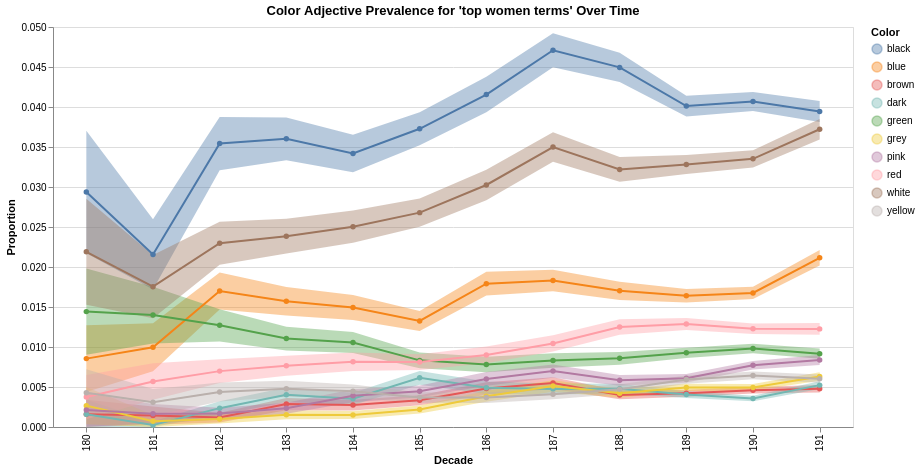

The notebook cell saved with this chart:
### Code cell
visualize_color_distribution(merged_no_dupe, terms=[word.replace("term_", "") for word in f_terms], title="top women terms")

### Figure 1 — Vega-Lite specification as saved in the notebook (floating-point values rounded to 4 significant figures)
{"config": {"view": {"continuousWidth": 300, "continuousHeight": 300}}, "layer": [{"mark": {"type": "area", "opacity": 0.2}, "encoding": {"color": {"field": "adjectives_fashion", "title": "Color", "type": "nominal"}, "opacity": {"condition": {"param": "param_4aae3af321721c6f", "value": 0.4}, "value": 0.1}, "x": {"field": "decade", "sort": [180, 181, 182, 183, 184, 185, 186, 187, 188, 189, 190, 191], "title": "Decade", "type": "ordinal"}, "y": {"field": "ci_low", "type": "quantitative"}, "y2": {"field": "ci_high"}}}, {"mark": {"type": "line", "point": true}, "encoding": {"color": {"field": "adjectives_fashion", "title": "Color", "type": "nominal"}, "opacity": {"condition": {"param": "param_4aae3af321721c6f", "value": 1}, "value": 0.2}, "tooltip": [{"field": "decade", "type": "ordinal"}, {"field": "adjectives_fashion", "type": "nominal"}, {"field": "proportion", "type": "quantitative"}, {"field": "ci_low", "type": "quantitative"}, {"field": "ci_high", "type": "quantitative"}], "x": {"field": "decade", "sort": [180, 181, 182, 183, 184, 185, 186, 187, 188, 189, 190, 191], "title": "Decade", "type": "ordinal"}, "y": {"field": "proportion", "title": "Proportion", "type": "quantitative"}}, "name": "view_b2ddb4c2f15db9a5_1", "title": "Color Adjective Prevalence for 'top women terms' Over Time"}], "data": {"name": "data-faa72bebb03e1eb9bfa5027f6479d8ea"}, "height": 400, "params": [{"name": "param_4aae3af321721c6f", "select": {"type": "point", "fields": ["adjectives_fashion"], "nearest": true, "on": "click", "resolve": "global"}, "bind": "legend", "views": ["view_b2ddb4c2f15db9a5_1"]}], "width": 800, "$schema": "https://vega.github.io/schema/vega-lite/v6.1.0.json", "datasets": {"data-faa72bebb03e1eb9bfa5027f6479d8ea": [{"decade": 180.0, "adjectives_fashion": "black", "count": 55, "total": 1872, "proportion": 0.02938, "ci_low": 0.02173, "ci_high": 0.03703}, {"decade": 180.0, "adjectives_fashion": "blue", "count": 16, "total": 1872, "proportion": 0.008547, "ci_low": 0.004377, "ci_high": 0.01272}, {"decade": 180.0, "adjectives_fashion": "brown", "count": 3, "total": 1872, "proportion": 0.001603, "ci_low": 0.0, "ci_high": 0.003415}, {"decade": 180.0, "adjectives_fashion": "dark", "count": 3, "total": 1872, "proportion": 0.001603, "ci_low": 0.0, "ci_high": 0.003415}, {"decade": 180.0, "adjectives_fashion": "green", "count": 27, "total": 1872, "proportion": 0.01442, "ci_low": 0.009022, "ci_high": 0.01982}, {"decade": 180.0, "adjectives_fashion": "grey", "count": 5, "total": 1872, "proportion": 0.002671, "ci_low": 0.0003329, "ci_high": 0.005009}, {"decade": 180.0, "adjectives_fashion": "pink", "count": 4, "total": 1872, "proportion": 0.002137, "ci_low": 4.501e-05, "ci_high": 0.004228}, {"decade": 180.0, "adjectives_fashion": "red", "count": 7, "total": 1872, "proportion": 0.003739, "ci_low": 0.0009744, "ci_high": 0.006504}, {"decade": 180.0, "adjectives_fashion": "white", "count": 41, "total": 1872, "proportion": 0.0219, "ci_low": 0.01527, "ci_high": 0.02853}, {"decade": 180.0, "adjectives_fashion": "yellow", "count": 8, "total": 1872, "proportion": 0.004274, "ci_low": 0.001319, "ci_high": 0.007229}, {"decade": 181.0, "adjectives_fashion": "black", "count": 91, "total": 4218, "proportion": 0.02157, "ci_low": 0.01719, "ci_high": 0.02596}, {"decade": 181.0, "adjectives_fashion": "blue", "count": 42, "total": 4218, "proportion": 0.009957, "ci_low": 0.006961, "ci_high": 0.01295}, {"decade": 181.0, "adjectives_fashion": "brown", "count": 6, "total": 4218, "proportion": 0.001422, "ci_low": 0.0002851, "ci_high": 0.00256}, {"decade": 181.0, "adjectives_fashion": "dark", "count": 1, "total": 4218, "proportion": 0.0002371, "ci_low": 0.0, "ci_high": 0.0007017}, {"decade": 181.0, "adjectives_fashion": "green", "count": 59, "total": 4218, "proportion": 0.01399, "ci_low": 0.01044, "ci_high": 0.01753}, {"decade": 181.0, "adjectives_fashion": "grey", "count": 3, "total": 4218, "proportion": 0.0007112, "ci_low": 0.0, "ci_high": 0.001516}, {"decade": 181.0, "adjectives_fashion": "pink", "count": 7, "total": 4218, "proportion": 0.00166, "ci_low": 0.0004312, "ci_high": 0.002888}, {"decade": 181.0, "adjectives_fashion": "red", "count": 24, "total": 4218, "proportion": 0.00569, "ci_low": 0.00342, "ci_high": 0.00796}, {"decade": 181.0, "adjectives_fashion": "white", "count": 74, "total": 4218, "proportion": 0.01754, "ci_low": 0.01358, "ci_high": 0.02151}, {"decade": 181.0, "adjectives_fashion": "yellow", "count": 13, "total": 4218, "proportion": 0.003082, "ci_low": 0.001409, "ci_high": 0.004755}, {"decade": 182.0, "adjectives_fashion": "black", "count": 421, "total": 11883, "proportion": 0.03543, "ci_low": 0.0321, "ci_high": 0.03875}, {"decade": 182.0, "adjectives_fashion": "blue", "count": 202, "total": 11883, "proportion": 0.017, "ci_low": 0.01467, "ci_high": 0.01932}, {"decade": 182.0, "adjectives_fashion": "brown", "count": 14, "total": 11883, "proportion": 0.001178, "ci_low": 0.0005614, "ci_high": 0.001795}, {"decade": 182.0, "adjectives_fashion": "dark", "count": 28, "total": 11883, "proportion": 0.002356, "ci_low": 0.001485, "ci_high": 0.003228}, {"decade": 182.0, "adjectives_fashion": "green", "count": 151, "total": 11883, "proportion": 0.01271, "ci_low": 0.01069, "ci_high": 0.01472}, {"decade": 182.0, "adjectives_fashion": "grey", "count": 12, "total": 11883, "proportion": 0.00101, "ci_low": 0.0004388, "ci_high": 0.001581}, {"decade": 182.0, "adjectives_fashion": "pink", "count": 20, "total": 11883, "proportion": 0.001683, "ci_low": 0.0009461, "ci_high": 0.00242}, {"decade": 182.0, "adjectives_fashion": "red", "count": 83, "total": 11883, "proportion": 0.006985, "ci_low": 0.005487, "ci_high": 0.008482}, {"decade": 182.0, "adjectives_fashion": "white", "count": 273, "total": 11883, "proportion": 0.02297, "ci_low": 0.02028, "ci_high": 0.02567}, {"decade": 182.0, "adjectives_fashion": "yellow", "count": 52, "total": 11883, "proportion": 0.004376, "ci_low": 0.003189, "ci_high": 0.005563}, {"decade": 183.0, "adjectives_fashion": "black", "count": 678, "total": 18823, "proportion": 0.03602, "ci_low": 0.03336, "ci_high": 0.03868}, {"decade": 183.0, "adjectives_fashion": "blue", "count": 296, "total": 18823, "proportion": 0.01573, "ci_low": 0.01395, "ci_high": 0.0175}, {"decade": 183.0, "adjectives_fashion": "brown", "count": 54, "total": 18823, "proportion": 0.002869, "ci_low": 0.002105, "ci_high": 0.003633}, {"decade": 183.0, "adjectives_fashion": "dark", "count": 76, "total": 18823, "proportion": 0.004038, "ci_low": 0.003132, "ci_high": 0.004944}, {"decade": 183.0, "adjectives_fashion": "green", "count": 208, "total": 18823, "proportion": 0.01105, "ci_low": 0.009557, "ci_high": 0.01254}, {"decade": 183.0, "adjectives_fashion": "grey", "count": 29, "total": 18823, "proportion": 0.001541, "ci_low": 0.0009804, "ci_high": 0.002101}, {"decade": 183.0, "adjectives_fashion": "pink", "count": 44, "total": 18823, "proportion": 0.002338, "ci_low": 0.001648, "ci_high": 0.003027}, {"decade": 183.0, "adjectives_fashion": "red", "count": 144, "total": 18823, "proportion": 0.00765, "ci_low": 0.006405, "ci_high": 0.008895}, {"decade": 183.0, "adjectives_fashion": "white", "count": 449, "total": 18823, "proportion": 0.02385, "ci_low": 0.02167, "ci_high": 0.02603}, {"decade": 183.0, "adjectives_fashion": "yellow", "count": 90, "total": 18823, "proportion": 0.004781, "ci_low": 0.003796, "ci_high": 0.005767}, {"decade": 184.0, "adjectives_fashion": "black", "count": 796, "total": 23281, "proportion": 0.03419, "ci_low": 0.03186, "ci_high": 0.03653}, {"decade": 184.0, "adjectives_fashion": "blue", "count": 348, "total": 23281, "proportion": 0.01495, "ci_low": 0.01339, "ci_high": 0.01651}, {"decade": 184.0, "adjectives_fashion": "brown", "count": 64, "total": 23281, "proportion": 0.002749, "ci_low": 0.002076, "ci_high": 0.003422}, {"decade": 184.0, "adjectives_fashion": "dark", "count": 82, "total": 23281, "proportion": 0.003522, "ci_low": 0.002761, "ci_high": 0.004283}, {"decade": 184.0, "adjectives_fashion": "green", "count": 246, "total": 23281, "proportion": 0.01057, "ci_low": 0.009253, "ci_high": 0.01188}, {"decade": 184.0, "adjectives_fashion": "grey", "count": 35, "total": 23281, "proportion": 0.001503, "ci_low": 0.001006, "ci_high": 0.002001}, {"decade": 184.0, "adjectives_fashion": "pink", "count": 91, "total": 23281, "proportion": 0.003909, "ci_low": 0.003107, "ci_high": 0.00471}, {"decade": 184.0, "adjectives_fashion": "red", "count": 190, "total": 23281, "proportion": 0.008161, "ci_low": 0.007005, "ci_high": 0.009317}, {"decade": 184.0, "adjectives_fashion": "white", "count": 583, "total": 23281, "proportion": 0.02504, "ci_low": 0.02303, "ci_high": 0.02705}, {"decade": 184.0, "adjectives_fashion": "yellow", "count": 104, "total": 23281, "proportion": 0.004467, "ci_low": 0.003611, "ci_high": 0.005324}, {"decade": 185.0, "adjectives_fashion": "black", "count": 1195, "total": 32056, "proportion": 0.03728, "ci_low": 0.0352, "ci_high": 0.03935}, {"decade": 185.0, "adjectives_fashion": "blue", "count": 425, "total": 32056, "proportion": 0.01326, "ci_low": 0.01201, "ci_high": 0.01451}, {"decade": 185.0, "adjectives_fashion": "brown", "count": 107, "total": 32056, "proportion": 0.003338, "ci_low": 0.002707, "ci_high": 0.003969}, {"decade": 185.0, "adjectives_fashion": "dark", "count": 197, "total": 32056, "proportion": 0.006145, "ci_low": 0.00529, "ci_high": 0.007001}, {"decade": 185.0, "adjectives_fashion": "green", "count": 267, "total": 32056, "proportion": 0.008329, "ci_low": 0.007334, "ci_high": 0.009324}, {"decade": 185.0, "adjectives_fashion": "grey", "count": 70, "total": 32056, "proportion": 0.002184, "ci_low": 0.001673, "ci_high": 0.002695}, {"decade": 185.0, "adjectives_fashion": "pink", "count": 143, "total": 32056, "proportion": 0.004461, "ci_low": 0.003731, "ci_high": 0.00519}, {"decade": 185.0, "adjectives_fashion": "red", "count": 260, "total": 32056, "proportion": 0.008111, "ci_low": 0.007129, "ci_high": 0.009093}, {"decade": 185.0, "adjectives_fashion": "white", "count": 859, "total": 32056, "proportion": 0.0268, "ci_low": 0.02503, "ci_high": 0.02856}, {"decade": 185.0, "adjectives_fashion": "yellow", "count": 118, "total": 32056, "proportion": 0.003681, "ci_low": 0.003018, "ci_high": 0.004344}, {"decade": 186.0, "adjectives_fashion": "black", "count": 1287, "total": 30973, "proportion": 0.04155, "ci_low": 0.03933, "ci_high": 0.04377}, {"decade": 186.0, "adjectives_fashion": "blue", "count": 555, "total": 30973, "proportion": 0.01792, "ci_low": 0.01644, "ci_high": 0.0194}, {"decade": 186.0, "adjectives_fashion": "brown", "count": 149, "total": 30973, "proportion": 0.004811, "ci_low": 0.00404, "ci_high": 0.005581}, {"decade": 186.0, "adjectives_fashion": "dark", "count": 152, "total": 30973, "proportion": 0.004908, "ci_low": 0.004129, "ci_high": 0.005686}, {"decade": 186.0, "adjectives_fashion": "green", "count": 242, "total": 30973, "proportion": 0.007813, "ci_low": 0.006833, "ci_high": 0.008794}, {"decade": 186.0, "adjectives_fashion": "grey", "count": 119, "total": 30973, "proportion": 0.003842, "ci_low": 0.003153, "ci_high": 0.004531}, {"decade": 186.0, "adjectives_fashion": "pink", "count": 186, "total": 30973, "proportion": 0.006005, "ci_low": 0.005145, "ci_high": 0.006866}, {"decade": 186.0, "adjectives_fashion": "red", "count": 279, "total": 30973, "proportion": 0.009008, "ci_low": 0.007956, "ci_high": 0.01006}, {"decade": 186.0, "adjectives_fashion": "white", "count": 937, "total": 30973, "proportion": 0.03025, "ci_low": 0.02834, "ci_high": 0.03216}, {"decade": 186.0, "adjectives_fashion": "yellow", "count": 114, "total": 30973, "proportion": 0.003681, "ci_low": 0.003006, "ci_high": 0.004355}, {"decade": 187.0, "adjectives_fashion": "black", "count": 1818, "total": 38604, "proportion": 0.04709, "ci_low": 0.04498, "ci_high": 0.04921}, {"decade": 187.0, "adjectives_fashion": "blue", "count": 707, "total": 38604, "proportion": 0.01831, "ci_low": 0.01698, "ci_high": 0.01965}, {"decade": 187.0, "adjectives_fashion": "brown", "count": 212, "total": 38604, "proportion": 0.005492, "ci_low": 0.004754, "ci_high": 0.006229}, {"decade": 187.0, "adjectives_fashion": "dark", "count": 183, "total": 38604, "proportion": 0.00474, "ci_low": 0.004055, "ci_high": 0.005426}, {"decade": 187.0, "adjectives_fashion": "green", "count": 321, "total": 38604, "proportion": 0.008315, "ci_low": 0.007409, "ci_high": 0.009221}, {"decade": 187.0, "adjectives_fashion": "grey", "count": 198, "total": 38604, "proportion": 0.005129, "ci_low": 0.004416, "ci_high": 0.005842}, {"decade": 187.0, "adjectives_fashion": "pink", "count": 270, "total": 38604, "proportion": 0.006994, "ci_low": 0.006163, "ci_high": 0.007825}, {"decade": 187.0, "adjectives_fashion": "red", "count": 403, "total": 38604, "proportion": 0.01044, "ci_low": 0.009425, "ci_high": 0.01145}, {"decade": 187.0, "adjectives_fashion": "white", "count": 1351, "total": 38604, "proportion": 0.035, "ci_low": 0.03316, "ci_high": 0.03683}, {"decade": 187.0, "adjectives_fashion": "yellow", "count": 158, "total": 38604, "proportion": 0.004093, "ci_low": 0.003456, "ci_high": 0.00473}, {"decade": 188.0, "adjectives_fashion": "black", "count": 2242, "total": 49877, "proportion": 0.04495, "ci_low": 0.04313, "ci_high": 0.04677}, {"decade": 188.0, "adjectives_fashion": "blue", "count": 849, "total": 49877, "proportion": 0.01702, "ci_low": 0.01589, "ci_high": 0.01816}, {"decade": 188.0, "adjectives_fashion": "brown", "count": 200, "total": 49877, "proportion": 0.00401, "ci_low": 0.003455, "ci_high": 0.004564}, {"decade": 188.0, "adjectives_fashion": "dark", "count": 239, "total": 49877, "proportion": 0.004792, "ci_low": 0.004186, "ci_high": 0.005398}, {"decade": 188.0, "adjectives_fashion": "green", "count": 428, "total": 49877, "proportion": 0.008581, "ci_low": 0.007772, "ci_high": 0.009391}, {"decade": 188.0, "adjectives_fashion": "grey", "count": 210, "total": 49877, "proportion": 0.00421, "ci_low": 0.003642, "ci_high": 0.004779}, {"decade": 188.0, "adjectives_fashion": "pink", "count": 291, "total": 49877, "proportion": 0.005834, "ci_low": 0.005166, "ci_high": 0.006503}, {"decade": 188.0, "adjectives_fashion": "red", "count": 623, "total": 49877, "proportion": 0.01249, "ci_low": 0.01152, "ci_high": 0.01347}, {"decade": 188.0, "adjectives_fashion": "white", "count": 1606, "total": 49877, "proportion": 0.0322, "ci_low": 0.03065, "ci_high": 0.03375}, {"decade": 188.0, "adjectives_fashion": "yellow", "count": 236, "total": 49877, "proportion": 0.004732, "ci_low": 0.004129, "ci_high": 0.005334}, {"decade": 189.0, "adjectives_fashion": "black", "count": 3475, "total": 86630, "proportion": 0.04011, "ci_low": 0.03881, "ci_high": 0.04142}, {"decade": 189.0, "adjectives_fashion": "blue", "count": 1421, "total": 86630, "proportion": 0.0164, "ci_low": 0.01556, "ci_high": 0.01725}, {"decade": 189.0, "adjectives_fashion": "brown", "count": 365, "total": 86630, "proportion": 0.004213, "ci_low": 0.003782, "ci_high": 0.004645}, {"decade": 189.0, "adjectives_fashion": "dark", "count": 351, "total": 86630, "proportion": 0.004052, "ci_low": 0.003629, "ci_high": 0.004475}, {"decade": 189.0, "adjectives_fashion": "green", "count": 803, "total": 86630, "proportion": 0.009269, "ci_low": 0.008631, "ci_high": 0.009907}, {"decade": 189.0, "adjectives_fashion": "grey", "count": 429, "total": 86630, "proportion": 0.004952, "ci_low": 0.004485, "ci_high": 0.00542}, {"decade": 189.0, "adjectives_fashion": "pink", "count": 528, "total": 86630, "proportion": 0.006095, "ci_low": 0.005577, "ci_high": 0.006613}, {"decade": 189.0, "adjectives_fashion": "red", "count": 1115, "total": 86630, "proportion": 0.01287, "ci_low": 0.01212, "ci_high": 0.01362}, {"decade": 189.0, "adjectives_fashion": "white", "count": 2843, "total": 86630, "proportion": 0.03282, "ci_low": 0.03163, "ci_high": 0.034}, {"decade": 189.0, "adjectives_fashion": "yellow", "count": 514, "total": 86630, "proportion": 0.005933, "ci_low": 0.005422, "ci_high": 0.006445}, {"decade": 190.0, "adjectives_fashion": "black", "count": 4367, "total": 107318, "proportion": 0.04069, "ci_low": 0.03951, "ci_high": 0.04187}, {"decade": 190.0, "adjectives_fashion": "blue", "count": 1798, "total": 107318, "proportion": 0.01675, "ci_low": 0.01599, "ci_high": 0.01752}, {"decade": 190.0, "adjectives_fashion": "brown", "count": 492, "total": 107318, "proportion": 0.004585, "ci_low": 0.00418, "ci_high": 0.004989}, {"decade": 190.0, "adjectives_fashion": "dark", "count": 382, "total": 107318, "proportion": 0.00356, "ci_low": 0.003203, "ci_high": 0.003916}, {"decade": 190.0, "adjectives_fashion": "green", "count": 1052, "total": 107318, "proportion": 0.009803, "ci_low": 0.009213, "ci_high": 0.01039}, {"decade": 190.0, "adjectives_fashion": "grey", "count": 531, "total": 107318, "proportion": 0.004948, "ci_low": 0.004528, "ci_high": 0.005368}, {"decade": 190.0, "adjectives_fashion": "pink", "count": 828, "total": 107318, "proportion": 0.007715, "ci_low": 0.007192, "ci_high": 0.008239}, {"decade": 190.0, "adjectives_fashion": "red", "count": 1317, "total": 107318, "proportion": 0.01227, "ci_low": 0.01161, "ci_high": 0.01293}, {"decade": 190.0, "adjectives_fashion": "white", "count": 3597, "total": 107318, "proportion": 0.03352, "ci_low": 0.03244, "ci_high": 0.03459}, {"decade": 190.0, "adjectives_fashion": "yellow", "count": 692, "total": 107318, "proportion": 0.006448, "ci_low": 0.005969, "ci_high": 0.006927}, {"decade": 191.0, "adjectives_fashion": "black", "count": 3315, "total": 84064, "proportion": 0.03943, "ci_low": 0.03812, "ci_high": 0.04075}, {"decade": 191.0, "adjectives_fashion": "blue", "count": 1778, "total": 84064, "proportion": 0.02115, "ci_low": 0.02018, "ci_high": 0.02212}, {"decade": 191.0, "adjectives_fashion": "brown", "count": 402, "total": 84064, "proportion": 0.004782, "ci_low": 0.004316, "ci_high": 0.005248}, {"decade": 191.0, "adjectives_fashion": "dark", "count": 440, "total": 84064, "proportion": 0.005234, "ci_low": 0.004746, "ci_high": 0.005722}, {"decade": 191.0, "adjectives_fashion": "green", "count": 770, "total": 84064, "proportion": 0.00916, "ci_low": 0.008516, "ci_high": 0.009804}, {"decade": 191.0, "adjectives_fashion": "grey", "count": 530, "total": 84064, "proportion": 0.006305, "ci_low": 0.00577, "ci_high": 0.00684}, {"decade": 191.0, "adjectives_fashion": "pink", "count": 704, "total": 84064, "proportion": 0.008375, "ci_low": 0.007759, "ci_high": 0.008991}, {"decade": 191.0, "adjectives_fashion": "red", "count": 1031, "total": 84064, "proportion": 0.01226, "ci_low": 0.01152, "ci_high": 0.01301}, {"decade": 191.0, "adjectives_fashion": "white", "count": 3129, "total": 84064, "proportion": 0.03722, "ci_low": 0.03594, "ci_high": 0.0385}, {"decade": 191.0, "adjectives_fashion": "yellow", "count": 508, "total": 84064, "proportion": 0.006043, "ci_low": 0.005519, "ci_high": 0.006567}]}}
